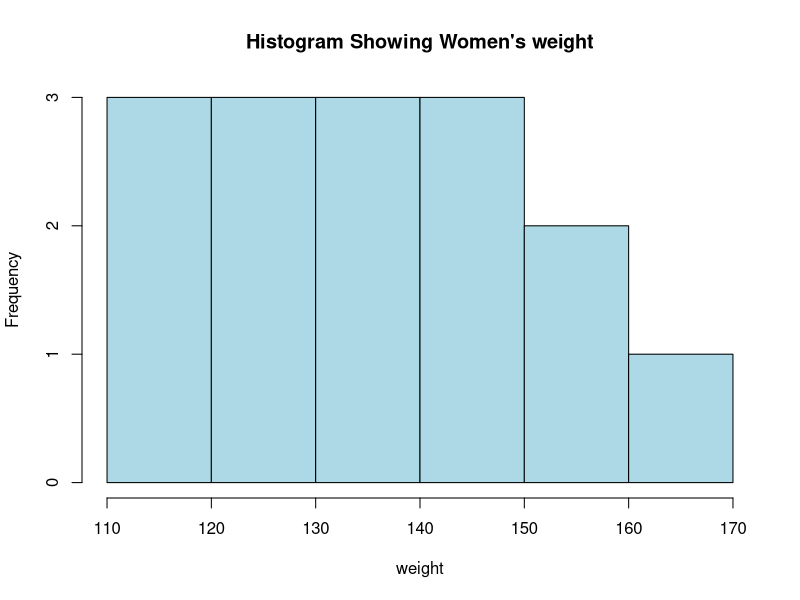
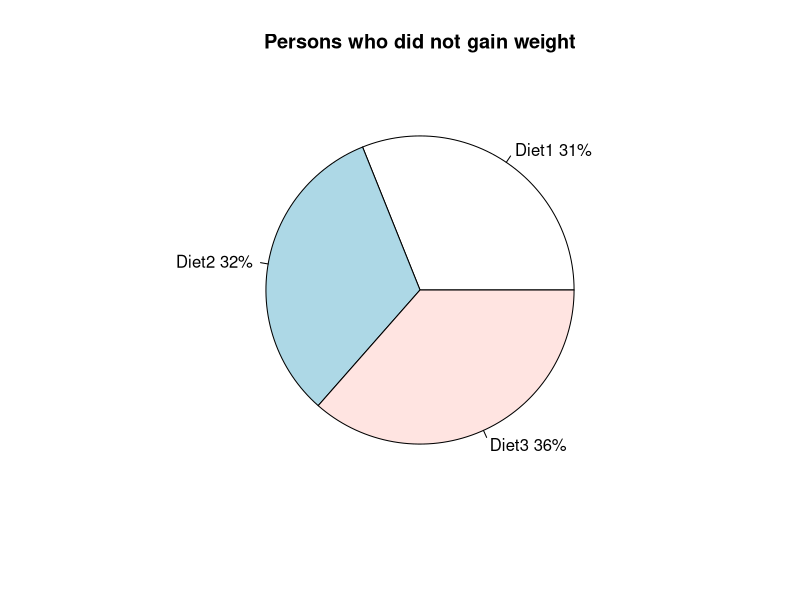
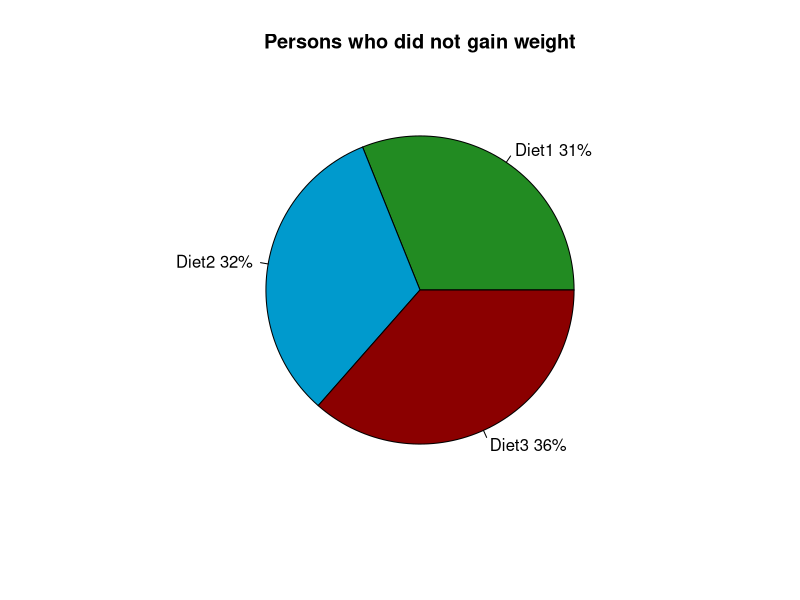
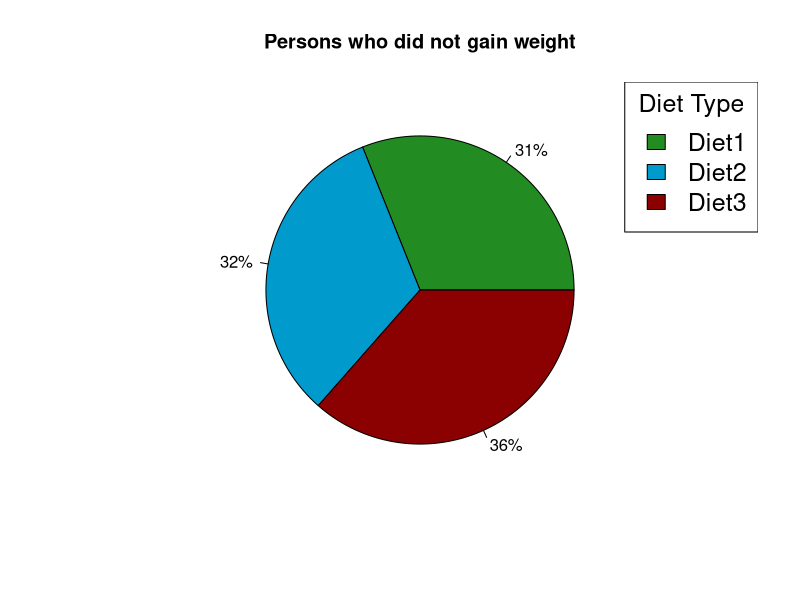
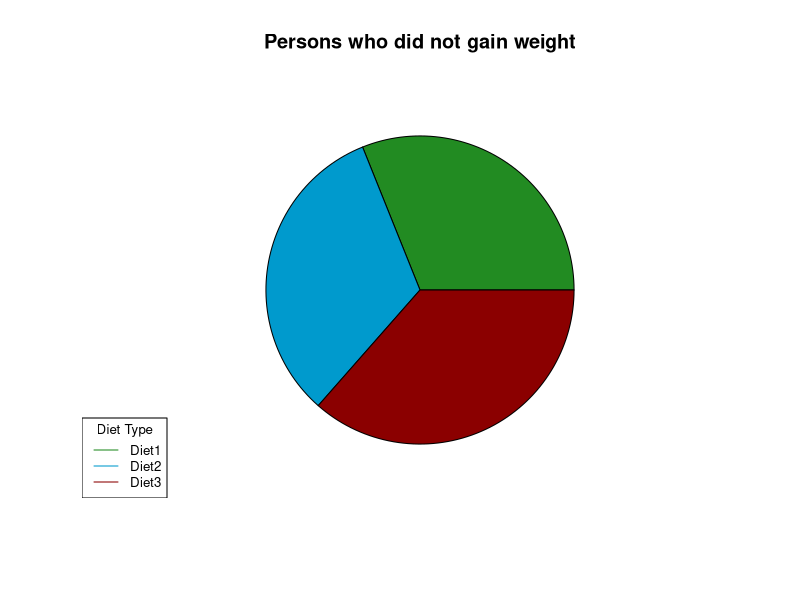

Source code (R) for these figures, in order:
############ Introduction to R ############
# Control + Shift + C forces a line to be a comment, in R studio
### Clt + L to clear ###

1+2 
1-2
5*2
4/10
2^4

x = c(1,2,3,4,5,6) ### c is a concatenate function (join or going together)
x
y = t(x)
y
z1 = matrix(x, nrow=2, ncol=3, byrow=T)
z1
z2 = matrix(x, nrow=2, ncol=3, byrow=F)
z2

row_1 = c(1,2,3,4,5)
row_1
row_2 = c(6,7,8,9,10)
row_2

table1 = rbind(row_1, row_2)			#rbind = combine by rows
table1
table2 = cbind(row_1, row_2)			#cbind = combine by columns
table2

colnames(table1) = c("A", "B", "C", "D", "E")
table1

rownames(table2) = c("A", "B", "C", "D", "E")
table2


table3 = table1
table3

rownames(table3) = c("Row_P", "Row_Q")
table3

#########
 # Solution to First Exercise on slide 10 of Lecture 1
colnames(table3) <- c("Hi","When","Five","Zoo","Final")
table3
rownames(table3) = c("Trinidad", "Tobago")
table3
########

#Change Directory before reading data
data1=read.table("Butterfat.txt",header=T)
data1

data2 <- read.csv("Diet.csv",header = F)
data2

# data2.5 <- read.csv("Diet.csv",header = T)
# data2.5
# 
# Data4 = read.csv("Diet.csv", header = T)
# Data4

install.packages("readxl")
library(readxl)
data3=read_excel("slr.xlsx")
data3
View(data3)


##### Built in Data Sets #######
data()

############ Data Manipulation ############

women
dim(women)
str(women)
?women
attach(women) # Attach Set of R Objects to Search Path
height
women$height
women[ , 1]

women[1:5, ]
women[8,2]

mean(height)
var(height)
sd(height)
sqrt(var(height))

standard_Error = sd(height)/sqrt(length(women$height))
standard_Error
### What does this do:  var(women$height)


hist(weight, main = "Histogram Showing Women's weight", col = "lightblue")
#Can label the axis of a histogram using xlab = "label", ylab = "label" 

max(height)
min(height)
median(height)

weight
order(weight) #gives the positions of the values in the data, NOT the actual data 
weight[order(weight)]
# New: weight[c(9:11)] ## This will give the actual values in the particular order ###A <- mtcars[order(mtcars$cyl),] ###
sort(weight, decreasing=T)  ### double check
sort(weight, decreasing=F)


install.packages("data.table")
library(data.table)
women = as.data.table(women) ## so you can call the columns, this is redundant for this data set though

which(height == 59) ## which gives the index
women[which(height == 59)]  ### this gives the actual values, any other method to do this?
# which(weight > 150)
women[which(weight > 150)]

women[which(weight < 120)]
women[2]




##### final example for the class

diet = read.csv("Diet.csv", header = T)
diet

# diet2 = read.csv("Diet.csv", header = F)
# diet2

attach(diet)
dim(diet)
diff = pre.weight - weight6weeks
weightgain = which(diff < 0)  ## gives row positions
length(weightgain)  ### number of elements in the data
(4/78)*100

A = (length(weightgain)/78)*100
A

######"Percentage of individuals who gaining weigh is =" A

dietnew = cbind(diet, diff) 
dietnew
dim(dietnew)
dietnew = as.data.table(dietnew)
no.gain = dietnew[which(diff >= 0)]  ## weight gain or loss???
dim(no.gain)
no.gain
attach(no.gain)

diet1 = length(which(Diet == 1))/length(Diet)  ### "subset-ing" the data by diet type
diet2 = length(which(Diet == 2))/length(Diet)  ### Length counts the number of rows for which *something* occurs
diet3 = length(which(Diet == 3))/length(Diet)
diet3

pct = c(diet1, diet2, diet3) * 100
pct
percent = paste(round(pct), "%", sep="")  ### paste concatenation of strings and numeric values
percent



#Pie Chart
Diet = table(Diet)  ## gives a frequency table, counts no of observaiton for each category, maybe str(no.gain)
Diet
diet.label = c("Diet1", "Diet2", "Diet3")
labels = paste(diet.label, percent)
labels
pie(Diet, labels, main = "Persons who did not gain weight")



### Alt percentage
### Diet = table(no.gain$Diet)
### Diet
### pct = (Diet/sum(Diet))*100
### pct


#Change colours
install.packages("RColorBrewer")
library(RColorBrewer)

#http://www.stat.columbia.edu/~tzheng/files/Rcolor.pdf

colours = c("forestgreen","deepskyblue3","darkred")
pie(Diet, labels, main = "Persons who did not gain weight", col=colours)


#Legend
pie(Diet,labels=percent,col=colours,main="Persons who did not gain weight")
legend("topright",legend=diet.label,title="Diet Type",cex=1.5,fill=colours)  ## cex is font size for the legend

pie(Diet,labels=c("","",""),col=colours,main="Persons who did not gain weight")
legend("bottomleft",legend=diet.label,title="Diet Type",cex=0.8,lty=c(1,1),col=colours)


### End

